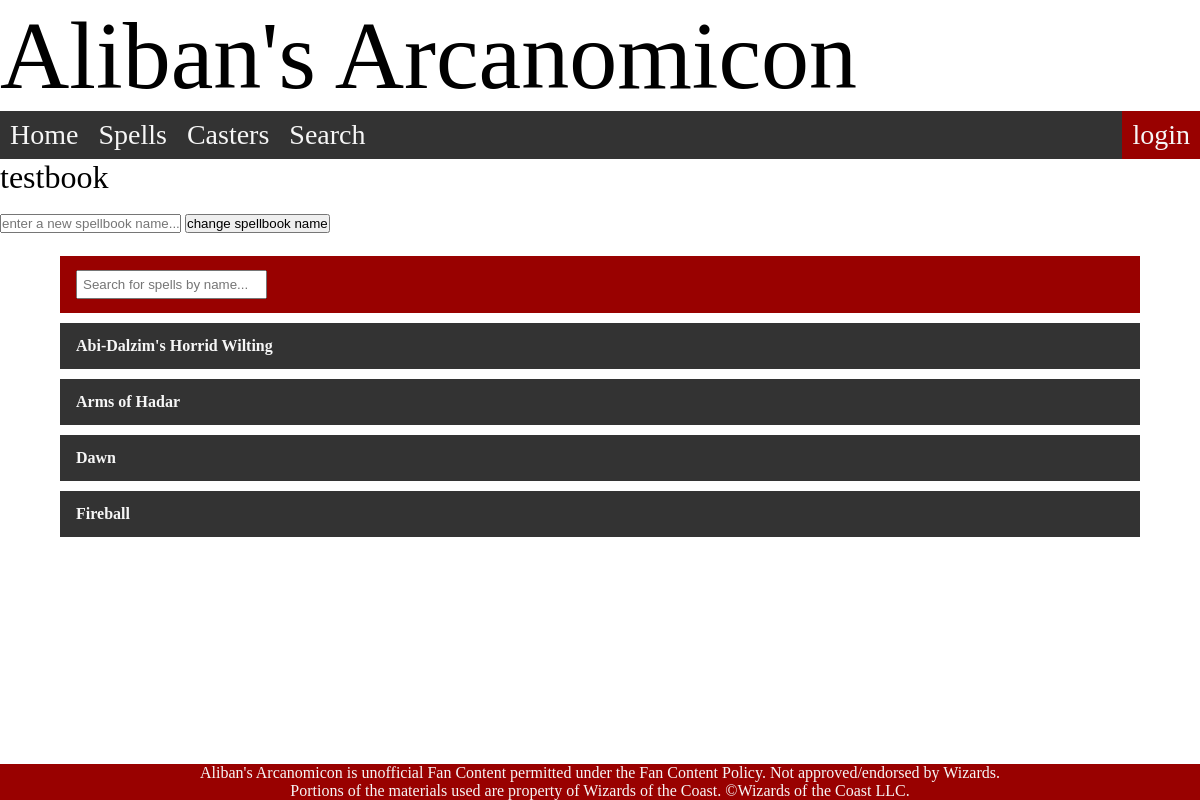
The page /user/1 (signed in) on the database as committed earlier.
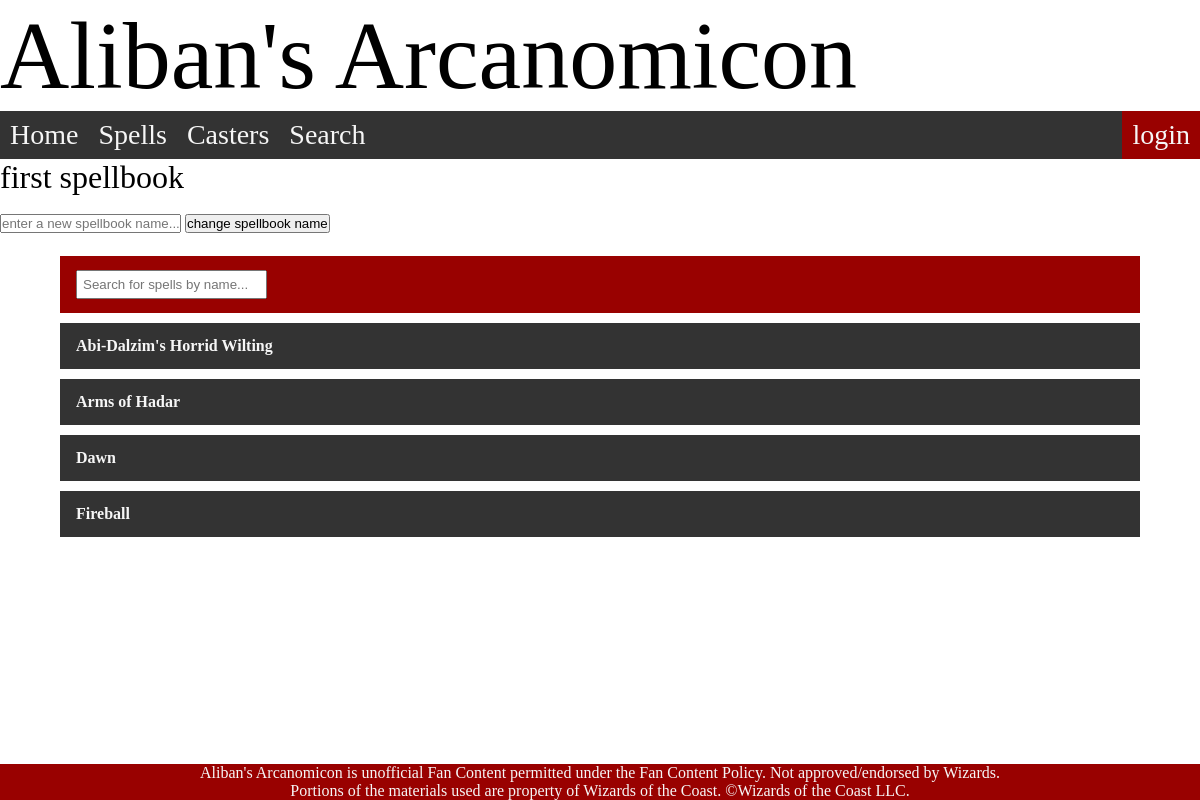
The same page on the database as committed later.
### models.py (models this page shows)
class User (db.Model): #This table will contain data for all the users that make accounts to access the site. I am still finalising details on this table.
    __tablename__ = "User"
    id = db.Column(db.Integer, primary_key = True)
    name = db.Column(db.String(80))
    password = db.Column(db.String())
    validation = db.Column(db.Integer)
    spellbook1 = db.Column(db.String(80))
    spellbook2 = db.Column(db.String(80))
    spellbook3 = db.Column(db.String(80))
    spellbook4 = db.Column(db.String(80))
    spellbook5 = db.Column(db.String(80))
    spells = db.relationship('UserSpells', back_populates='user')

class Spell (db.Model): #main table in my database, this is the main table I query for information on all my spells.
    __tablename__ = "Spell"
    id = db.Column(db.Integer, unique = True, primary_key = True)
    name = db.Column(db.String())
    description = db.Column(db.Text)
    level = db.Column(db.Integer)
    components = db.Column(db.String())
    concentration = db.Column(db.Integer)
    ritual = db.Column(db.Integer)
    damage = db.Column(db.String())
    range = db.Column(db.Integer, db.ForeignKey('Range.id'))
    duration = db.Column(db.Integer, db.ForeignKey('Duration.id'))
    castingtime = db.Column(db.Integer, db.ForeignKey('Castingtime.id'))
    school = db.Column(db.Integer, db.ForeignKey('School.id'))
    ranges = db.relationship('Range', backref='spell')
    durations = db.relationship('Duration', backref='spell')
    castingtimes = db.relationship('Castingtime', backref='spell')
    schools = db.relationship('School', backref='school')
    casters = db.relationship('Caster', secondary=SpellCaster, back_populates='spells')
    tags = db.relationship('Tag', secondary=SpellTag, back_populates='spells')
    users = db.relationship('UserSpells', back_populates='spell')

### main.py (the view, shortened to what this page needs)
@app.route("/user/<int:spellbook>", methods = ['GET', 'POST'])
def spellbook(spellbook):
    user = current_user()
    if user == False:
        return redirect(url_for("login", error='not currently logged in'))
    spellbooklist = [user.spellbook1, user.spellbook2, user.spellbook3, user.spellbook4, user.spellbook5]
    for i in range(1,6):
        if i == spellbook and bool(spellbooklist[i-1]) != False: #adjusting for zero indexing between list and url
            spells = models.Spell.query.filter(models.Spell.users.any(models.UserSpells.userbookid==i), models.Spell.users.any(uid=user.id)).all()
            return render_template("spellbook.html", spellbook=spellbooklist[i-1], spells = spells, id = spellbook)
    return render_template("404.html", error = 'This spellbook has not, or cannot, be created.'), 404

### main.py (called while the page is built)
def current_user(): # function to grab information of current user session
    if session.get("user"): # if a user session is found return the data sorrounding that user
        return models.User.query.get(session['user'])
    else: # otherwise return False
        return False

@app.context_processor
def add_current_user(): # function to create a user session
    if session.get('user'): # if there is user session
        return dict(current_user = models.User.query.get(session['user']))
    return dict(current_user = None)

### templates/spellbook.html (shortened to what this page needs)
{% extends 'layout.html' %}
{% block content %}
    <h2>{{ spellbook }}</h2>
    <br>
    <form method='POST' action='/user/{{ id }}' name='changespellbookname'>
        <input type='text' name='spellbook' placeholder='enter a new spellbook name...'>
        <input type='submit' class='button' value='change spellbook name'>
    </form>
<br>
{% include '_spelllist.html' %}
{% endblock content %}

### templates/layout.html (shortened to what this page needs)
<!DOCTYPE html>
<html lang="en">
<head>
    <link rel="stylesheet" href="/static/css/style.css"/>
</head>
<body>
    <header>{% include 'header.html' %}</header>
    <nav id="navbar">{% include 'nav.html' %}</nav>
    <div class="content">
        {% block content %} {% endblock content %}
    </div>
    <br>
    <br>
    <footer>{% include 'footer.html' %}</footer>
</body>
</html>

### templates/header.html
<h1>Aliban's Arcanomicon</h1>

### templates/nav.html
{% if request.path == "/" %}
    <a href="/" class="active">Home</a>
{% else %}
    <a href="/">Home</a>
{% endif %}
{% if request.path == "/spells" %}
    <a href="/spells" class="active">Spells</a>
{% else %}
    <a href="/spells">Spells</a>
{% endif %}
{% if request.path == "/casters" %}
    <a href="/casters" class="active">Casters</a>
{% else %}
    <a href="/casters">Casters</a>
{% endif %}
{% if request.path == "/search" %}
    <a href="/search" class="active">Search</a>
{% else %}
    <a href="/search">Search</a>
{% endif %}
<div class="nav_float_right">
    <a href="/login">login</a>
</div>

### templates/_spelllist.html (shortened to what this page needs)
<div id="spellbarshell">
    <div class="spellbar">
        <input type="text" id="myInput" onkeyup="searchfilter()" placeholder="Search for spells by name...">
    </div>
</div>
<div class="spelllist" id="spelllist">
    {% for spell in spells %}
    <div class="spelllink">
        <a href="/spell/{{ spell.id }}">
            <div class="spellname">
                {{ spell.name }}
            </div>
        </a>
    </div>
    {% endfor %}
</div>

### templates/footer.html
<div class="footer">
    <p>Aliban's Arcanomicon is unofficial Fan Content permitted under the Fan Content Policy. Not approved/endorsed by Wizards.<br>
    Portions of the materials used are property of Wizards of the Coast. ©Wizards of the Coast LLC.</p>
</div>

### static/css/style.css (style rules this page uses)
* { margin: 0; padding: 0; box-sizing: border-box; }
#navbar { width: 100%; background-color: #333333; overflow: hidden; }
#navbar a { display: block; padding: 8px 10px; text-align: center; text-decoration: none; float: left; font-family: Mr Eaves; font-size: 1.75em; }
.nav_float_right { float: right; background-color: #990100; }
a:link { color: #F6F6F6; text-decoration: none; }
.spelllist { display: flex; flex-direction: column; }
.spelllink { display: block; margin: 5px; overflow: hidden; align-self: center; width: 90%; background-color: #333333; }
#spellbarshell { display: flex; flex-direction: column; }
.spellbar { display: block; margin: 5px; overflow: hidden; align-self: center; width: 90%; background-color: #990100; padding: 14px 16px }
.spellbar input[type=text] { padding: 5px; }
.spelllink a { padding: 14px 16px; text-align: left; text-decoration: none; float: left; width: 100%; font-family: Scaly Sans Caps; font-weight: 600; }
.footer { position: fixed; left: 0; bottom: 0; width: 100%; background-color: #990100; color: #F6F6F6; text-align: center; }
h1 { font-family: Modesto; font-weight: normal; font-style: normal; font-size: 6em; }
h2 { font-family: Mr Eaves; font-weight: normal; font-style: normal; font-size: 2em; }
p { font-family: Scaly Sans; font-weight: normal; font-style: normal; }

Rows that differ between the two databases and show on the page:
changed User: spellbook1 "testbook" → "first spellbook"
